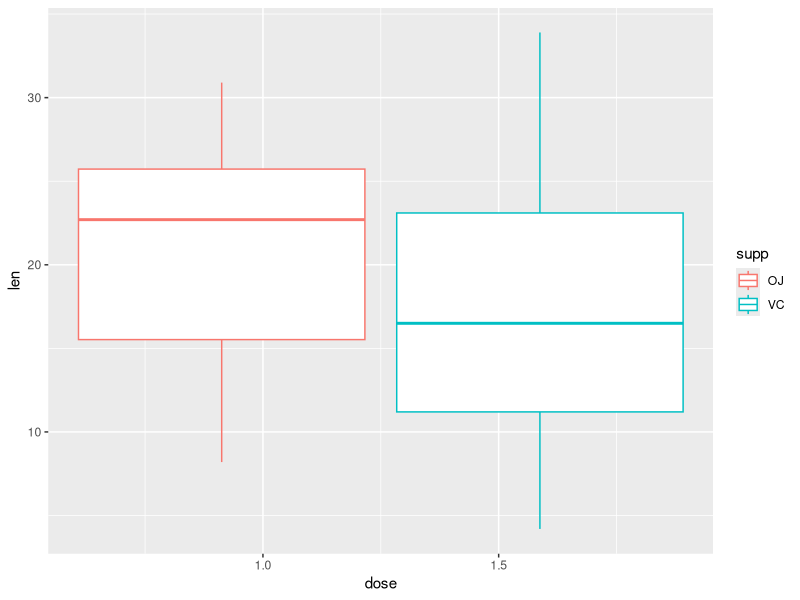

Recreate this plot in R.
library(ggplot2)
library(reshape2)
library(plyr)
library(tidyverse)

#load ToothGrowth data to a df
tgrowth <- ToothGrowth

summary(tgrowth)

group_by(tgrowth, supp, dose) %>%
summarise(count = n(),
          mean = mean(len, na.rm = TRUE),
          sd = sd(len, na.rm = TRUE))

anovaResult <- aov(as.numeric(len)~as.factor(supp)*as.numeric(dose), data = tgrowth)
summary(anovaResult)

tukeyResult <- TukeyHSD(anovaResult)
summary(tukeyResult)


# g <- ggplot(aes(x=dose, y=len), data=tgrowth) +
#           geom_point(aes(color=supp))
# print(g)

gg <- ggplot(aes(x=dose, y=len), data=tgrowth) + 
  geom_boxplot(aes(color=supp))

print(gg)

summary_tgrowth <- aggregate(tgrowth$len, by=list(tgrowth$supp,tgrowth$dose), FUN=mean, na.rm=TRUE, na.action=NULL)

melted <- melt(tgrowth, id.vars=c("supp", "dose"))

means <- ddply(melted, c("supp", "dose", "variable"), summarise,
               mean=mean(value))
colnames(summary_tgrowth) <- c("Supp", "Dose", "Len")

means.barplot <- qplot(x=supp, y=mean, fill=len, data=means, geom="bar")
#
# #create a summary of toothgrowth data
# summary(tgrowth)

#means.barplot
